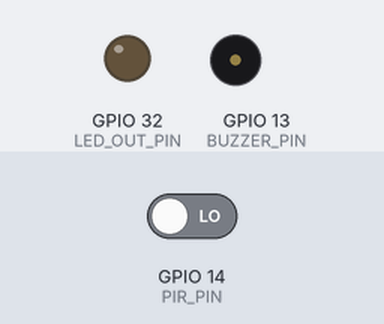
The sketch below on a simulated ESP32. On the bench: output pins drawn as LEDs (lit = HIGH), buzzer (waves = sounding). Inputs (shaded band) come from the test bench; at power-on: GPIO 14 (PIR_PIN) LOW. What the sketch prints to the serial monitor is not drawn.

Above: at 1.5 s.
1.6 s: GPIO 14 (PIR_PIN) driven HIGH
At 2.4 s:
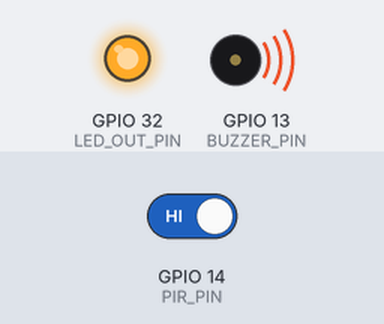
3.3 s: GPIO 14 (PIR_PIN) driven LOW
At 3.6 s:
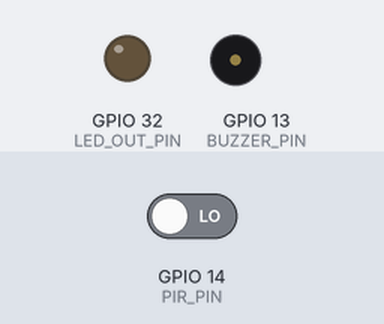
Timing chart, 0 to 6.3 s (numbered marks = the images above; inputs shaded):
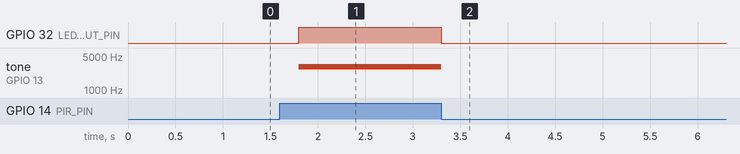

The sketch:

pir_test.ino
```cpp
/*
 * Test PIR + bec exterior + buzzer (alarma de miscare).
 * Serial Monitor la 115200.
 *
 * La MISCARE detectata de PIR:
 *   - se aprinde becul de afara (GPIO32)
 *   - suna buzzer-ul (GPIO13)
 * Cand nu mai e miscare: becul se stinge, buzzer-ul tace.
 *
 * Conectare:
 *   PIR:    VCC->5V , OUT->GPIO14 , GND->GND
 *   Bec afara: (+)->GPIO32 , (-)->GND
 *   Buzzer PASIV: (+)->GPIO13 , (-)->GND   (are nevoie de TON, nu doar HIGH)
 *
 * NOTA: PIR are nevoie de ~30-60s sa se calibreze la pornire. Stai nemiscat la inceput.
 */

#define PIR_PIN     14
#define LED_OUT_PIN 32     // becul de afara
#define BUZZER_PIN  13
#define BUZZER_FREQ 3000   // frecventa tonului de alarma (Hz)

void setup() {
  Serial.begin(115200);
  delay(300);
  pinMode(PIR_PIN, INPUT);
  pinMode(LED_OUT_PIN, OUTPUT);
  pinMode(BUZZER_PIN, OUTPUT);
  digitalWrite(LED_OUT_PIN, LOW);
  digitalWrite(BUZZER_PIN, LOW);
  Serial.println("[Test PIR] Calibrare ~30-60s, stai nemiscat...");
}

void loop() {
  int miscare = digitalRead(PIR_PIN);

  if (miscare == HIGH) {
    digitalWrite(LED_OUT_PIN, HIGH);
    tone(BUZZER_PIN, BUZZER_FREQ);          // ton continuu de alarma
    Serial.println(">>> MISCARE detectata — bec + alarma PORNITE");
  } else {
    digitalWrite(LED_OUT_PIN, LOW);
    noTone(BUZZER_PIN);                      // opreste tonul
    Serial.println("linistit");
  }

  delay(300);
}
```

Measured:
- after the input at 1.6 s, GPIO 32 (LED_OUT_PIN): LOW → HIGH after 0.20 s; tone on GPIO 13 (BUZZER_PIN): silent → 3000 Hz after 0.20 s
- after the input at 3.3 s, GPIO 32 (LED_OUT_PIN): HIGH → LOW at once; tone on GPIO 13 (BUZZER_PIN): 3000 Hz → silent at once
